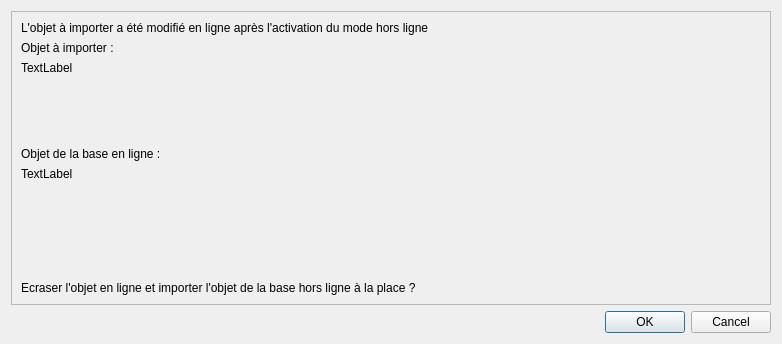
<?xml version="1.0" encoding="UTF-8"?>
<ui version="4.0">
 <class>Dialog</class>
 <widget class="QDialog" name="Dialog">
  <property name="geometry">
   <rect>
    <x>0</x>
    <y>0</y>
    <width>782</width>
    <height>344</height>
   </rect>
  </property>
  <property name="sizePolicy">
   <sizepolicy hsizetype="Expanding" vsizetype="Expanding">
    <horstretch>0</horstretch>
    <verstretch>0</verstretch>
   </sizepolicy>
  </property>
  <property name="windowTitle">
   <string>Dialog</string>
  </property>
  <layout class="QVBoxLayout" name="verticalLayout">
   <item>
    <widget class="QFrame" name="frame">
     <property name="frameShape">
      <enum>QFrame::StyledPanel</enum>
     </property>
     <property name="frameShadow">
      <enum>QFrame::Raised</enum>
     </property>
     <layout class="QFormLayout" name="formLayout_2">
      <item row="1" column="0">
       <widget class="QLabel" name="label_2">
        <property name="text">
         <string>Objet à importer : </string>
        </property>
       </widget>
      </item>
      <item row="2" column="0">
       <widget class="QLabel" name="label_3">
        <property name="text">
         <string>TextLabel</string>
        </property>
       </widget>
      </item>
      <item row="4" column="0">
       <widget class="QLabel" name="label_4">
        <property name="text">
         <string>Objet de la base en ligne : </string>
        </property>
       </widget>
      </item>
      <item row="0" column="0" colspan="2">
       <widget class="QLabel" name="label">
        <property name="text">
         <string>L'objet à importer a été modifié en ligne après l'activation du mode hors ligne</string>
        </property>
       </widget>
      </item>
      <item row="9" column="0">
       <widget class="QLabel" name="label_5">
        <property name="text">
         <string>Ecraser l'objet en ligne et importer l'objet de la base hors ligne à la place ? </string>
        </property>
       </widget>
      </item>
      <item row="5" column="0">
       <widget class="QLabel" name="label_6">
        <property name="text">
         <string>TextLabel</string>
        </property>
       </widget>
      </item>
      <item row="8" column="0">
       <spacer name="verticalSpacer_2">
        <property name="orientation">
         <enum>Qt::Vertical</enum>
        </property>
        <property name="sizeHint" stdset="0">
         <size>
          <width>20</width>
          <height>40</height>
         </size>
        </property>
       </spacer>
      </item>
      <item row="7" column="0">
       <spacer name="verticalSpacer_3">
        <property name="orientation">
         <enum>Qt::Vertical</enum>
        </property>
        <property name="sizeHint" stdset="0">
         <size>
          <width>20</width>
          <height>40</height>
         </size>
        </property>
       </spacer>
      </item>
      <item row="3" column="0">
       <spacer name="verticalSpacer">
        <property name="orientation">
         <enum>Qt::Vertical</enum>
        </property>
        <property name="sizeHint" stdset="0">
         <size>
          <width>20</width>
          <height>60</height>
         </size>
        </property>
       </spacer>
      </item>
     </layout>
    </widget>
   </item>
   <item>
    <widget class="QDialogButtonBox" name="buttonBox">
     <property name="orientation">
      <enum>Qt::Horizontal</enum>
     </property>
     <property name="standardButtons">
      <set>QDialogButtonBox::Cancel|QDialogButtonBox::Ok</set>
     </property>
    </widget>
   </item>
  </layout>
 </widget>
 <resources/>
 <connections>
  <connection>
   <sender>buttonBox</sender>
   <signal>accepted()</signal>
   <receiver>Dialog</receiver>
   <slot>accept()</slot>
   <hints>
    <hint type="sourcelabel">
     <x>248</x>
     <y>254</y>
    </hint>
    <hint type="destinationlabel">
     <x>157</x>
     <y>274</y>
    </hint>
   </hints>
  </connection>
  <connection>
   <sender>buttonBox</sender>
   <signal>rejected()</signal>
   <receiver>Dialog</receiver>
   <slot>reject()</slot>
   <hints>
    <hint type="sourcelabel">
     <x>316</x>
     <y>260</y>
    </hint>
    <hint type="destinationlabel">
     <x>286</x>
     <y>274</y>
    </hint>
   </hints>
  </connection>
 </connections>
</ui>
